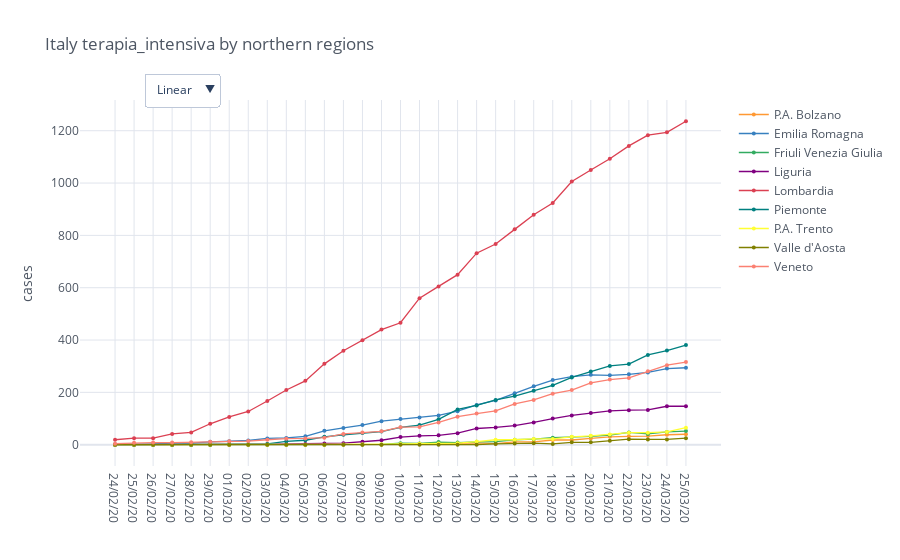

Here is the notebook cell this chart was saved with:
### Code cell
category = 'terapia_intensiva'
regions = io.italy_load_regions(io.italy_northern_regions)
total_cases = io.italy_regions_filter_by_category(regions, category)

mpl.iplot_comparative_plot(total_cases, title='Italy ' + category + ' by northern regions')

### Figure 1 — Plotly figure (JSON) as saved in the notebook; plotly's stock layout.template omitted (floating-point values rounded to 4 significant figures)
{"data": [{"line": {"color": "rgba(255, 153, 51, 1.0)", "dash": "solid", "shape": "linear", "width": 1.3}, "marker": {"size": 4, "symbol": "circle"}, "mode": "lines+markers", "name": "P.A. Bolzano", "text": "", "type": "scatter", "x": ["24/02/20", "25/02/20", "26/02/20", "27/02/20", "28/02/20", "29/02/20", "01/03/20", "02/03/20", "03/03/20", "04/03/20", "05/03/20", "06/03/20", "07/03/20", "08/03/20", "09/03/20", "10/03/20", "11/03/20", "12/03/20", "13/03/20", "14/03/20", "15/03/20", "16/03/20", "17/03/20", "18/03/20", "19/03/20", "20/03/20", "21/03/20", "22/03/20", "23/03/20", "24/03/20", "25/03/20"], "y": [0, 0, 0, 0, 0, 0, 0, 0, 0, 0, 0, 0, 0, 0, 0, 1, 4, 4, 5, 7, 4, 11, 11, 18, 18, 24, 30, 32, 33, 38, 40]}, {"line": {"color": "rgba(55, 128, 191, 1.0)", "dash": "solid", "shape": "linear", "width": 1.3}, "marker": {"size": 4, "symbol": "circle"}, "mode": "lines+markers", "name": "Emilia Romagna", "text": "", "type": "scatter", "x": ["24/02/20", "25/02/20", "26/02/20", "27/02/20", "28/02/20", "29/02/20", "01/03/20", "02/03/20", "03/03/20", "04/03/20", "05/03/20", "06/03/20", "07/03/20", "08/03/20", "09/03/20", "10/03/20", "11/03/20", "12/03/20", "13/03/20", "14/03/20", "15/03/20", "16/03/20", "17/03/20", "18/03/20", "19/03/20", "20/03/20", "21/03/20", "22/03/20", "23/03/20", "24/03/20", "25/03/20"], "y": [2, 2, 3, 6, 6, 11, 13, 16, 24, 26, 32, 53, 64, 75, 90, 98, 104, 112, 128, 152, 169, 197, 223, 247, 260, 267, 265, 269, 276, 291, 294]}, {"line": {"color": "rgba(50, 171, 96, 1.0)", "dash": "solid", "shape": "linear", "width": 1.3}, "marker": {"size": 4, "symbol": "circle"}, "mode": "lines+markers", "name": "Friuli Venezia Giulia", "text": "", "type": "scatter", "x": ["24/02/20", "25/02/20", "26/02/20", "27/02/20", "28/02/20", "29/02/20", "01/03/20", "02/03/20", "03/03/20", "04/03/20", "05/03/20", "06/03/20", "07/03/20", "08/03/20", "09/03/20", "10/03/20", "11/03/20", "12/03/20", "13/03/20", "14/03/20", "15/03/20", "16/03/20", "17/03/20", "18/03/20", "19/03/20", "20/03/20", "21/03/20", "22/03/20", "23/03/20", "24/03/20", "25/03/20"], "y": [0, 0, 0, 0, 0, 0, 0, 0, 0, 0, 0, 0, 1, 1, 1, 6, 5, 10, 8, 11, 12, 19, 21, 27, 29, 32, 37, 47, 41, 49, 52]}, {"line": {"color": "rgba(128, 0, 128, 1.0)", "dash": "solid", "shape": "linear", "width": 1.3}, "marker": {"size": 4, "symbol": "circle"}, "mode": "lines+markers", "name": "Liguria", "text": "", "type": "scatter", "x": ["24/02/20", "25/02/20", "26/02/20", "27/02/20", "28/02/20", "29/02/20", "01/03/20", "02/03/20", "03/03/20", "04/03/20", "05/03/20", "06/03/20", "07/03/20", "08/03/20", "09/03/20", "10/03/20", "11/03/20", "12/03/20", "13/03/20", "14/03/20", "15/03/20", "16/03/20", "17/03/20", "18/03/20", "19/03/20", "20/03/20", "21/03/20", "22/03/20", "23/03/20", "24/03/20", "25/03/20"], "y": [0, 0, 0, 0, 0, 1, 1, 1, 2, 3, 3, 5, 6, 11, 17, 29, 34, 36, 44, 62, 66, 73, 85, 100, 112, 121, 129, 132, 133, 147, 147]}, {"line": {"color": "rgba(219, 64, 82, 1.0)", "dash": "solid", "shape": "linear", "width": 1.3}, "marker": {"size": 4, "symbol": "circle"}, "mode": "lines+markers", "name": "Lombardia", "text": "", "type": "scatter", "x": ["24/02/20", "25/02/20", "26/02/20", "27/02/20", "28/02/20", "29/02/20", "01/03/20", "02/03/20", "03/03/20", "04/03/20", "05/03/20", "06/03/20", "07/03/20", "08/03/20", "09/03/20", "10/03/20", "11/03/20", "12/03/20", "13/03/20", "14/03/20", "15/03/20", "16/03/20", "17/03/20", "18/03/20", "19/03/20", "20/03/20", "21/03/20", "22/03/20", "23/03/20", "24/03/20", "25/03/20"], "y": [19, 25, 25, 41, 47, 80, 106, 127, 167, 209, 244, 309, 359, 399, 440, 466, 560, 605, 650, 732, 767, 823, 879, 924, 1006, 1050, 1093, 1142, 1183, 1194, 1236]}, {"line": {"color": "rgba(0, 128, 128, 1.0)", "dash": "solid", "shape": "linear", "width": 1.3}, "marker": {"size": 4, "symbol": "circle"}, "mode": "lines+markers", "name": "Piemonte", "text": "", "type": "scatter", "x": ["24/02/20", "25/02/20", "26/02/20", "27/02/20", "28/02/20", "29/02/20", "01/03/20", "02/03/20", "03/03/20", "04/03/20", "05/03/20", "06/03/20", "07/03/20", "08/03/20", "09/03/20", "10/03/20", "11/03/20", "12/03/20", "13/03/20", "14/03/20", "15/03/20", "16/03/20", "17/03/20", "18/03/20", "19/03/20", "20/03/20", "21/03/20", "22/03/20", "23/03/20", "24/03/20", "25/03/20"], "y": [0, 0, 0, 0, 0, 0, 2, 2, 3, 13, 17, 30, 38, 45, 50, 66, 75, 97, 135, 150, 171, 186, 206, 227, 257, 280, 301, 308, 343, 360, 381]}, {"line": {"color": "rgba(255, 255, 51, 1.0)", "dash": "solid", "shape": "linear", "width": 1.3}, "marker": {"size": 4, "symbol": "circle"}, "mode": "lines+markers", "name": "P.A. Trento", "text": "", "type": "scatter", "x": ["24/02/20", "25/02/20", "26/02/20", "27/02/20", "28/02/20", "29/02/20", "01/03/20", "02/03/20", "03/03/20", "04/03/20", "05/03/20", "06/03/20", "07/03/20", "08/03/20", "09/03/20", "10/03/20", "11/03/20", "12/03/20", "13/03/20", "14/03/20", "15/03/20", "16/03/20", "17/03/20", "18/03/20", "19/03/20", "20/03/20", "21/03/20", "22/03/20", "23/03/20", "24/03/20", "25/03/20"], "y": [0, 0, 0, 0, 0, 0, 0, 0, 0, 0, 0, 0, 1, 2, 2, 3, 4, 5, 6, 12, 19, 19, 22, 22, 30, 34, 39, 46, 46, 49, 65]}, {"line": {"color": "rgba(128, 128, 0, 1.0)", "dash": "solid", "shape": "linear", "width": 1.3}, "marker": {"size": 4, "symbol": "circle"}, "mode": "lines+markers", "name": "Valle d'Aosta", "text": "", "type": "scatter", "x": ["24/02/20", "25/02/20", "26/02/20", "27/02/20", "28/02/20", "29/02/20", "01/03/20", "02/03/20", "03/03/20", "04/03/20", "05/03/20", "06/03/20", "07/03/20", "08/03/20", "09/03/20", "10/03/20", "11/03/20", "12/03/20", "13/03/20", "14/03/20", "15/03/20", "16/03/20", "17/03/20", "18/03/20", "19/03/20", "20/03/20", "21/03/20", "22/03/20", "23/03/20", "24/03/20", "25/03/20"], "y": [0, 0, 0, 0, 0, 0, 0, 0, 0, 0, 0, 0, 0, 0, 0, 0, 0, 0, 0, 0, 3, 5, 6, 3, 9, 9, 15, 21, 20, 20, 25]}, {"line": {"color": "rgba(251, 128, 114, 1.0)", "dash": "solid", "shape": "linear", "width": 1.3}, "marker": {"size": 4, "symbol": "circle"}, "mode": "lines+markers", "name": "Veneto", "text": "", "type": "scatter", "x": ["24/02/20", "25/02/20", "26/02/20", "27/02/20", "28/02/20", "29/02/20", "01/03/20", "02/03/20", "03/03/20", "04/03/20", "05/03/20", "06/03/20", "07/03/20", "08/03/20", "09/03/20", "10/03/20", "11/03/20", "12/03/20", "13/03/20", "14/03/20", "15/03/20", "16/03/20", "17/03/20", "18/03/20", "19/03/20", "20/03/20", "21/03/20", "22/03/20", "23/03/20", "24/03/20", "25/03/20"], "y": [4, 7, 8, 8, 9, 11, 13, 14, 19, 23, 24, 27, 41, 47, 51, 67, 68, 85, 107, 119, 129, 156, 171, 195, 209, 236, 249, 255, 281, 304, 316]}], "layout": {"legend": {"bgcolor": "#FFFFFF", "font": {"color": "#4D5663"}}, "paper_bgcolor": "#FFFFFF", "plot_bgcolor": "#FFFFFF", "title": {"font": {"color": "#4D5663"}, "text": "Italy terapia_intensiva by northern regions"}, "updatemenus": [{"buttons": [{"args": [{"yaxis.type": "linear"}], "label": "Linear", "method": "relayout"}, {"args": [{"yaxis.type": "log"}], "label": "Log", "method": "relayout"}], "direction": "down", "pad": {"r": 10, "t": 10}, "showactive": true, "x": 0.1, "xanchor": "left", "y": 1.1, "yanchor": "top"}], "xaxis": {"gridcolor": "#E1E5ED", "showgrid": true, "tickfont": {"color": "#4D5663"}, "title": {"font": {"color": "#4D5663"}, "text": ""}, "zerolinecolor": "#E1E5ED"}, "yaxis": {"gridcolor": "#E1E5ED", "showgrid": true, "tickfont": {"color": "#4D5663"}, "title": {"font": {"color": "#4D5663"}, "text": "cases"}, "zerolinecolor": "#E1E5ED"}}}
